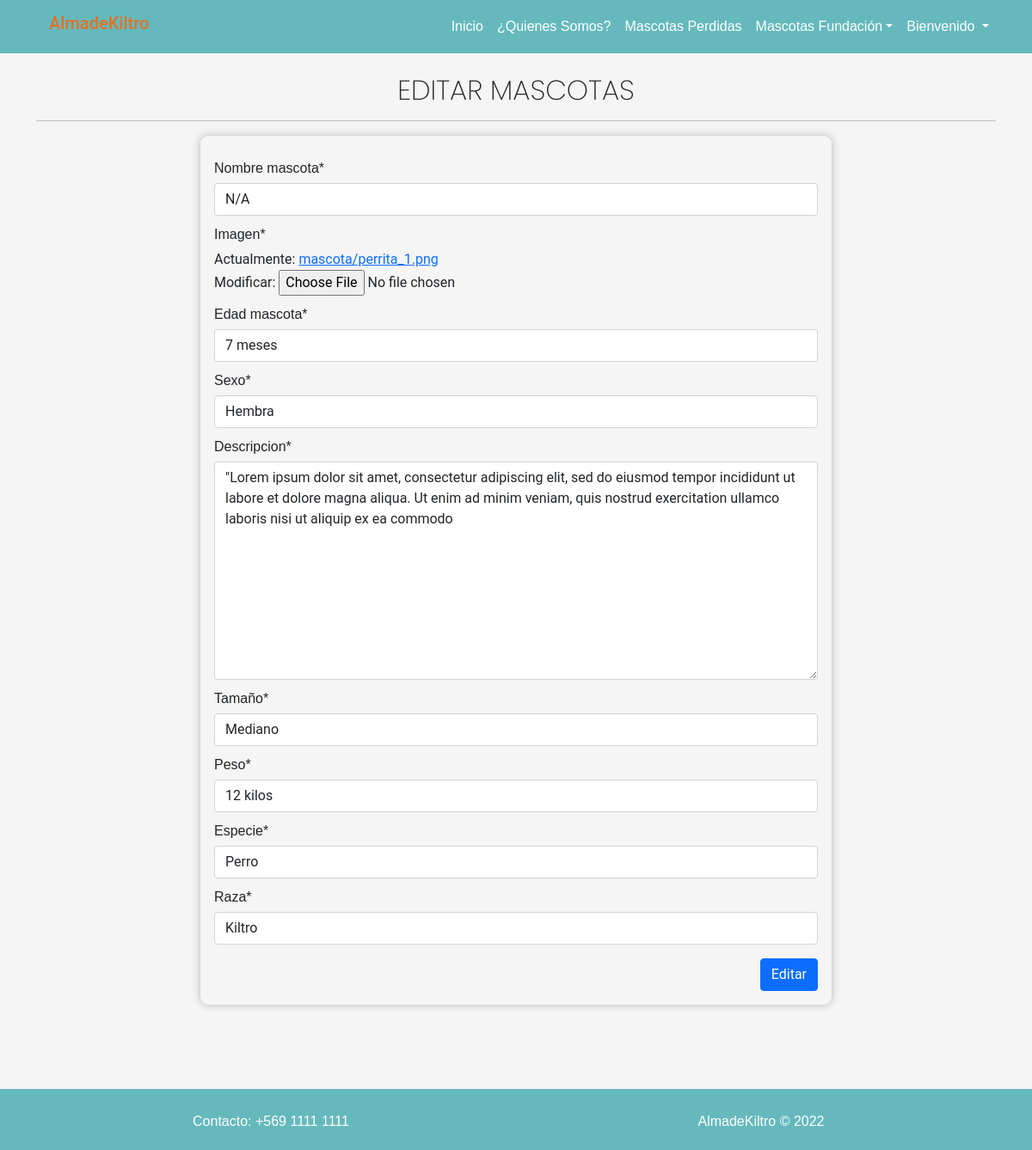
The page /modificar-mascota/8/ (signed in) on the database its author committed.
### app/models.py (models this page shows, shortened)
class Mascota(models.Model):
    nombre_mascota = models.CharField(max_length=250)
    imagen = models.ImageField(upload_to="mascota", null=True)
    edad_mascota = models.CharField(max_length=250)
    sexo = models.IntegerField(choices=opciones_sexo)
    descripcion = models.TextField()
    tamaño = models.IntegerField(choices=opciones_tamaño)
    peso = models.CharField(max_length=250)
    especie = models.ForeignKey(Especie, on_delete=models.PROTECT)
    raza = models.ForeignKey(Raza, on_delete=models.PROTECT)

### app/views.py (the view, shortened to what this page needs)
# urls.py: path('modificar-mascota/<id>/', modificar_mascota, name="modificar_mascota"),
@permission_required('app.change_mascota')
def modificar_mascota(request, id):
    mascota = get_object_or_404(Mascota, id=id)
    data = {
        'form': MascotaForm(instance=mascota)
    }
    return render(request, 'app/mascota/modificar.html', data)

### app/forms.py
class MascotaForm(forms.ModelForm):
    class Meta:
        model = Mascota
        fields = '__all__'

### app/models.py (called while the page is built)
    def __str__(self):
        return self.nombre_raza

    def __str__(self):
        return self.nombre_especie

### app/templates/app/mascota/modificar.html (shortened to what this page needs)
{% extends 'app/base.html' %}
{% load static %}
{% block css %}
<link rel="stylesheet" href="{% static 'app/css/login.css' %}">
{% endblock %}
{% block contenido %} {% load crispy_forms_tags %}
<h2 class="text-center letraInicio">EDITAR MASCOTAS</h2>
<hr>
<div class="row">
    <div class="col-12 col-md-8 offset-md-2">
        <div class="card" id="cardAgregar">
            <div class="card-body">
                <form action="" method="POST" enctype="multipart/form-data">
                    {% csrf_token %} {{form | crispy }}
                    <div class="d-flex justify-content-end mt-3">
                        <input type="submit" value="Editar" class="btn btn-primary">
                    </div>
                </form>
            </div>
        </div>
    </div>
</div>
<br><br> {% endblock %}

### app/static/app/css/navbar.css (style rules this page uses)
body { font-family: 'Roboto', sans-serif; }
* { margin: 0; padding: 0; }

### app/static/app/css/style.css (style rules this page uses)
html { min-height: 100%; position: relative; }
body { background-color: whitesmoke; }

### app/static/app/css/login.css (style rules this page uses)
#cardAgregar { box-shadow: 0px 0px 10px #c5c4c4; border-radius: 10px; background-color: rgba(245, 245, 245, 0.4); }
.letraInicio { font-family: 'Poppins'; font-style: ExtraLigth; font-weight:200; }
label , p { font-family: 'Merriweather Sans', sans-serif; font-style: medium; font-weight:300; margin-top: 10px; margin-bottom: 5px; }

### rows shown on the page
Mascota: nombre_mascota "N/A", edad_mascota "7 meses", sexo "Hembra", descripcion "\"Lorem ipsum dolor sit amet, consectetur adipiscing elit, sed do eiusmod tempor incididunt ut labore et dolore magna aliqua. Ut enim ad minim veniam, quis nostrud exercitation ullamco laboris nisi ut aliquip ex ea commodo", tamaño "Mediano", peso "12 kilos", especie "Perro", raza "Kiltro"
